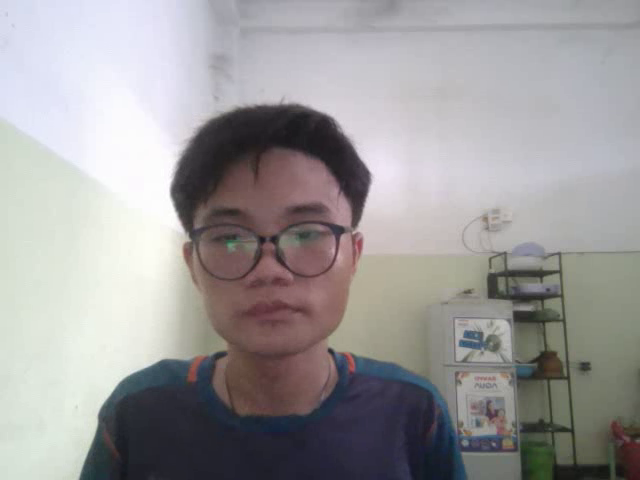
#> input picture frame 7 of data/raw_videos/a/a_0001.mp4, 640 x 480 px, given in place of the camera
$ python record_samples.py
#> lines starting #> are read from the running program, lines starting #| are printed output that depends on the picture; after the words box and inside, x2 and y2 are one past the last pixel; in counts of white or black regions, pixels touching at a corner belong together
"""
record_samples.py — Thu thập video mẫu từ webcam cho từng ký hiệu tay.

Cách dùng:
    python src/record_samples.py

Điều khiển:
    SPACE  → Bắt đầu / Dừng quay
    N      → Chuyển sang nhãn tiếp theo
    P      → Quay lại nhãn trước
    Q      → Thoát
    R      → Xem lại danh sách nhãn còn thiếu

Mỗi video được lưu tự động vào raw_videos/<label>/ khi bạn nhấn SPACE lần 2.
"""

import cv2
import time
import sys
from pathlib import Path

sys.path.insert(0, str(Path(__file__).resolve().parent))
from config import RAW_DIR, SUPPORTED_VIDEO_EXTENSIONS

# =====================================================================
# Cấu hình
# =====================================================================
TARGET_PER_CLASS = 20       # Số video mục tiêu cho mỗi class
RECORD_SECONDS   = 2.5      # Độ dài mỗi video (giây)
FPS              = 30       # FPS ghi video
RESOLUTION       = (640, 480)

# Màu sắc giao diện
COLOR_RED    = (50, 50, 220)
COLOR_GREEN  = (50, 200, 50)
COLOR_YELLOW = (30, 200, 220)
COLOR_WHITE  = (230, 230, 230)
COLOR_GRAY   = (120, 120, 120)
COLOR_BG     = (30, 30, 30)


# =====================================================================
# Đếm số video hiện có trong mỗi thư mục
# =====================================================================
def count_existing(label: str) -> int:
    label_dir = RAW_DIR / label
    if not label_dir.exists():
        return 0
    count = 0
    for ext in SUPPORTED_VIDEO_EXTENSIONS:
        count += len(list(label_dir.glob(ext)))
    return count


def get_next_filename(label: str) -> Path:
    label_dir = RAW_DIR / label
    label_dir.mkdir(parents=True, exist_ok=True)
    existing = count_existing(label)
    return label_dir / f"{label}_{existing + 1:04d}.mp4"


# =====================================================================
# Vẽ UI lên frame
# =====================================================================
def draw_ui(frame, label, label_idx, total_labels, existing, target,
            recording, rec_elapsed, countdown, status_msg):
    H, W = frame.shape[:2]

    # Thanh trạng thái trên cùng
    cv2.rectangle(frame, (0, 0), (W, 70), COLOR_BG, -1)

    # Nhãn hiện tại
    pct = min(existing / target, 1.0)
    bar_w = int((W - 40) * pct)
    cv2.rectangle(frame, (20, 50), (W - 20, 62), (60, 60, 60), -1)
    bar_color = COLOR_GREEN if pct >= 1.0 else COLOR_YELLOW
    if bar_w > 0:
        cv2.rectangle(frame, (20, 50), (20 + bar_w, 62), bar_color, -1)

    label_text = f"[{label_idx + 1}/{total_labels}]  {label.upper()}"
    cv2.putText(frame, label_text, (20, 32),
                cv2.FONT_HERSHEY_DUPLEX, 0.9, COLOR_WHITE, 2)
    count_text = f"{existing}/{target} videos"
    cv2.putText(frame, count_text, (W - 160, 32),
                cv2.FONT_HERSHEY_SIMPLEX, 0.7, bar_color, 2)

    # Thanh dưới cùng
    cv2.rectangle(frame, (0, H - 80), (W, H), COLOR_BG, -1)

    if recording:
        # Thanh tiến trình quay
        prog = min(rec_elapsed / RECORD_SECONDS, 1.0)
        prog_w = int((W - 40) * prog)
        cv2.rectangle(frame, (20, H - 30), (W - 20, H - 18), (60, 60, 60), -1)
        if prog_w > 0:
            cv2.rectangle(frame, (20, H - 30), (20 + prog_w, H - 18), COLOR_RED, -1)

        secs_left = max(0, RECORD_SECONDS - rec_elapsed)
        rec_text = f"● ĐANG QUAY  {secs_left:.1f}s"
        cv2.putText(frame, rec_text, (20, H - 38),
                    cv2.FONT_HERSHEY_DUPLEX, 0.8, COLOR_RED, 2)
        # Vòng tròn nhấp nháy
        if int(time.time() * 2) % 2 == 0:
            cv2.circle(frame, (W - 30, H - 50), 10, COLOR_RED, -1)
    else:
        hint = "SPACE: Quay  |  N: Tiếp  |  P: Lùi  |  Q: Thoát"
        cv2.putText(frame, hint, (20, H - 45),
                    cv2.FONT_HERSHEY_SIMPLEX, 0.55, COLOR_GRAY, 1)
        if status_msg:
            cv2.putText(frame, status_msg, (20, H - 20),
                        cv2.FONT_HERSHEY_SIMPLEX, 0.6, COLOR_GREEN, 2)
        else:
            cv2.putText(frame, "Nhấn SPACE để bắt đầu quay", (20, H - 20),
                        cv2.FONT_HERSHEY_SIMPLEX, 0.65, COLOR_YELLOW, 1)

    # Countdown overlay trước khi quay
    if countdown > 0:
        overlay = frame.copy()
        cv2.rectangle(overlay, (0, 0), (W, H), (0, 0, 0), -1)
        cv2.addWeighted(overlay, 0.45, frame, 0.55, 0, frame)
        cd_text = str(countdown)
        (tw, th), _ = cv2.getTextSize(cd_text, cv2.FONT_HERSHEY_DUPLEX, 6, 8)
        cv2.putText(frame, cd_text,
                    ((W - tw) // 2, (H + th) // 2),
                    cv2.FONT_HERSHEY_DUPLEX, 6, COLOR_WHITE, 8)
        ready_text = f"Chuẩn bị ký hiệu:  {label.upper()}"
        (rw, _), _ = cv2.getTextSize(ready_text, cv2.FONT_HERSHEY_SIMPLEX, 0.9, 2)
        cv2.putText(frame, ready_text,
                    ((W - rw) // 2, H // 2 + 80),
                    cv2.FONT_HERSHEY_SIMPLEX, 0.9, COLOR_YELLOW, 2)

    return frame


# =====================================================================
# Main
# =====================================================================
def main():
    if not RAW_DIR.exists():
        print(f"[ERROR] Không tìm thấy thư mục: {RAW_DIR}")
        print("        Hãy tạo raw_videos/ và các thư mục nhãn trước.")
        return

    # Lấy danh sách nhãn từ thư mục con
    labels = sorted([d.name for d in RAW_DIR.iterdir() if d.is_dir()])
    if not labels:
        print("[ERROR] Chưa có thư mục nhãn nào trong raw_videos/")
        return

    print(f"\n{'='*55}")
    print("  THU THẬP DỮ LIỆU VIDEO - VSL RECOGNITION")
    print(f"{'='*55}")
    print(f"  Mục tiêu     : {TARGET_PER_CLASS} video / class")
    print(f"  Độ dài video : {RECORD_SECONDS}s mỗi clip")
    print(f"  Tổng nhãn    : {len(labels)}")
    print(f"{'='*55}")

    # Hiện trạng
    counts = {lb: count_existing(lb) for lb in labels}
    done   = [lb for lb in labels if counts[lb] >= TARGET_PER_CLASS]
    todo   = [lb for lb in labels if counts[lb] < TARGET_PER_CLASS]
    print(f"\n  Đã đủ ({len(done)}): {', '.join(done) if done else 'chưa có'}")
    print(f"  Cần thêm ({len(todo)}): {', '.join(todo)}\n")

    # Mở webcam
    cap = cv2.VideoCapture(0)
    if not cap.isOpened():
        print("[ERROR] Không thể mở webcam.")
        return
    cap.set(cv2.CAP_PROP_FRAME_WIDTH,  RESOLUTION[0])
    cap.set(cv2.CAP_PROP_FRAME_HEIGHT, RESOLUTION[1])
    cap.set(cv2.CAP_PROP_FPS, FPS)

    label_idx  = 0
    recording  = False
    writer     = None
    rec_start  = 0.0
    countdown  = 0
    cd_start   = 0.0
    status_msg = ""
    status_ts  = 0.0

    print("Webcam đã mở. Nhấn SPACE để bắt đầu quay, Q để thoát.")
    cv2.namedWindow("VSL - Thu thập dữ liệu", cv2.WINDOW_NORMAL)
    cv2.resizeWindow("VSL - Thu thập dữ liệu", RESOLUTION[0], RESOLUTION[1])

    while True:
        ret, frame = cap.read()
#> frame is the input picture: shape (480, 640, 3); mean B, G, R 154.9, 154.3, 156.7
        if not ret:
            print("[ERROR] Không đọc được frame từ webcam.")
            break

        frame = cv2.flip(frame, 1)  # Mirror
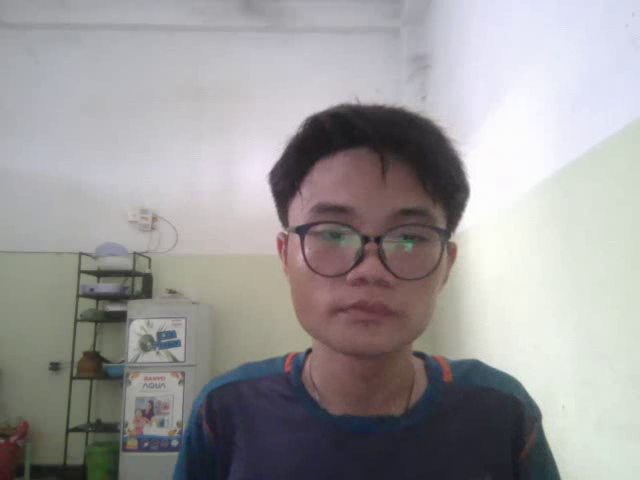
#> frame: shape (480, 640, 3); mean B, G, R 154.9, 154.3, 156.7
        label   = labels[label_idx]
        existing = count_existing(label)

        # Xử lý countdown trước khi quay
        if countdown > 0:
            elapsed_cd = time.time() - cd_start
            remaining  = 3 - int(elapsed_cd)
            if remaining <= 0:
                countdown = 0
                # Bắt đầu quay thật sự
                recording = True
                rec_start = time.time()
                save_path = get_next_filename(label)
                fourcc = cv2.VideoWriter_fourcc(*"mp4v")
                writer = cv2.VideoWriter(
                    str(save_path), fourcc, FPS, RESOLUTION
                )
                print(f"  [REC] Bắt đầu quay → {save_path.name}")
            else:
                countdown = remaining

        # Quay video
        if recording:
            writer.write(frame)
            rec_elapsed = time.time() - rec_start
            if rec_elapsed >= RECORD_SECONDS:
                # Tự động dừng
                recording = False
                writer.release()
                writer = None
                new_count = count_existing(label)
                status_msg = f"✓ Đã lưu video #{new_count} cho '{label}'"
                status_ts  = time.time()
                print(f"  [OK]  {label} → {new_count}/{TARGET_PER_CLASS} video")

                # Tự động sang nhãn kế nếu đủ rồi
                if new_count >= TARGET_PER_CLASS and label_idx < len(labels) - 1:
                    label_idx += 1
                    status_msg = f"'{label}' đủ {TARGET_PER_CLASS} video! Chuyển → '{labels[label_idx]}'"
                    print(f"\n  >> Đủ video cho '{label}', chuyển sang '{labels[label_idx]}'")
        else:
            rec_elapsed = 0.0

        # Ẩn status sau 3 giây
        if status_msg and time.time() - status_ts > 3:
            status_msg = ""

        # Vẽ UI
        display = draw_ui(
            frame.copy(), label, label_idx, len(labels),
            count_existing(label), TARGET_PER_CLASS,
            recording, rec_elapsed, countdown, status_msg,
        )
#> in draw_ui, `cv2.rectangle(frame, (0, 0), (W, 70), COLOR_BG, -1)`:
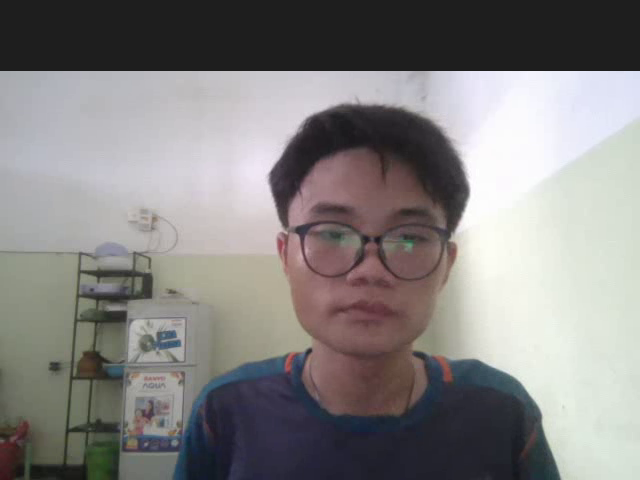
#> frame: shape (480, 640, 3); mean of channels 0, 1, 2 129.7, 130.5, 132.9; drawn as B, G, R
#> in draw_ui, `cv2.rectangle(frame, (20, 50), (W - 20, 62), (60, 60, 60), -1)`: frame: shape (480, 640, 3); 2.54% of pixels changed, all inside (x1, y1, x2, y2) = (20, 50, 621, 63)
#> in draw_ui, `cv2.putText(frame, "Nhấn SPACE để bắt đầu quay", (20, H - 20), cv2.FON..`:
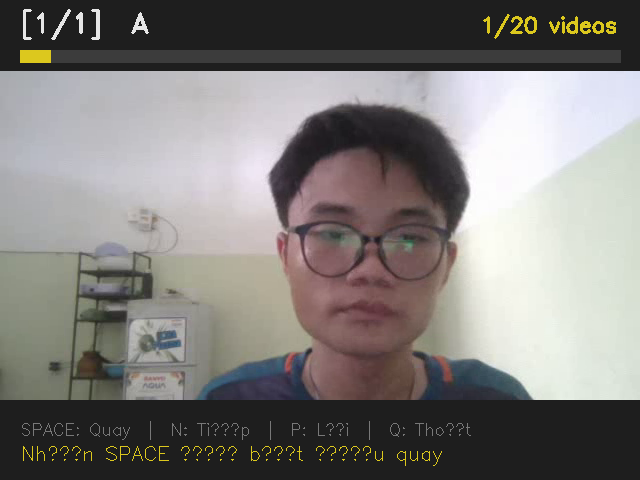
#> frame: shape (480, 640, 3); mean of channels 0, 1, 2 122, 124.4, 127.3; drawn as B, G, R
        cv2.imshow("VSL - Thu thập dữ liệu", display)

        # Xử lý phím
        key = cv2.waitKey(1) & 0xFF
#> (key q is pressed here)

        if key == ord('q') or key == ord('Q'):
            print("\n[INFO] Đã thoát.")
            break

        elif key == ord(' '):  # SPACE
            if not recording and countdown == 0:
                # Bắt đầu đếm ngược 3 giây
                countdown = 3
                cd_start  = time.time()
                print(f"\n  >> Chuẩn bị quay '{label}'... (3s)")

        elif key == ord('n') or key == ord('N'):
            if not recording:
                label_idx = (label_idx + 1) % len(labels)
                status_msg = f"Chuyển sang: {labels[label_idx].upper()}"
                status_ts  = time.time()

        elif key == ord('p') or key == ord('P'):
            if not recording:
                label_idx = (label_idx - 1) % len(labels)
                status_msg = f"Chuyển sang: {labels[label_idx].upper()}"
                status_ts  = time.time()

        elif key == ord('r') or key == ord('R'):
            if not recording:
                print("\n  --- Trạng thái hiện tại ---")
                for lb in labels:
                    c   = count_existing(lb)
                    bar = "█" * c + "░" * max(0, TARGET_PER_CLASS - c)
                    tag = " ✓" if c >= TARGET_PER_CLASS else f" ({TARGET_PER_CLASS - c} còn thiếu)"
                    print(f"  {lb:10s} [{bar}] {c:2d}/{TARGET_PER_CLASS}{tag}")
                print()

    # Dọn dẹp
    if writer:
        writer.release()
    cap.release()
    cv2.destroyAllWindows()

    # Tổng kết
    print(f"\n{'='*55}")
    print("  TỔNG KẾT")
    print(f"{'='*55}")
    total = 0
    for lb in labels:
        c   = count_existing(lb)
        total += c
        tag = "✓ ĐỦ" if c >= TARGET_PER_CLASS else f"⚠ còn thiếu {TARGET_PER_CLASS - c}"
        print(f"  {lb:12s}: {c:3d} videos  [{tag}]")
    print(f"{'='*55}")
    print(f"  Tổng: {total} videos trên {len(labels)} nhãn")
    done2 = sum(1 for lb in labels if count_existing(lb) >= TARGET_PER_CLASS)
    print(f"  Nhãn đủ data: {done2}/{len(labels)}")

    if done2 == len(labels):
        print("\n  ✓ Đủ data! Bước tiếp theo:")
        print("    python src/extract_data.py")
        print("    python src/train.py")
    else:
        print(f"\n  ⚠ Còn {len(labels) - done2} nhãn chưa đủ. Chạy lại script để quay thêm.")


if __name__ == "__main__":
    main()

$ run again, starting later in the video
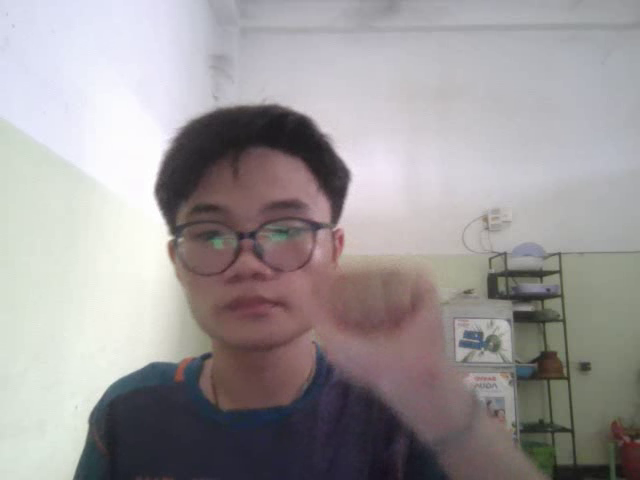
#> input picture frame 33 of data/raw_videos/a/a_0001.mp4, 640 x 480 px, given in place of the camera
#> in main, frame is the input picture: shape (480, 640, 3); mean B, G, R 154.1, 153, 157.6
#> in draw_ui, `cv2.rectangle(frame, (0, 0), (W, 70), COLOR_BG, -1)`:
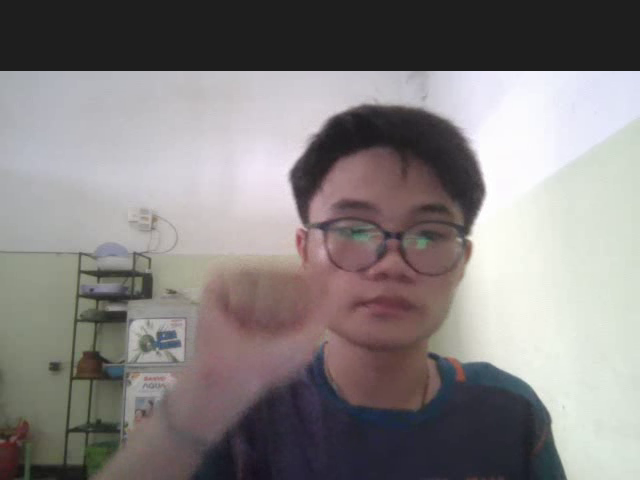
#> frame: shape (480, 640, 3); mean of channels 0, 1, 2 128.9, 129.2, 133.8; drawn as B, G, R
#> in draw_ui, `cv2.putText(frame, "Nhấn SPACE để bắt đầu quay", (20, H - 20), cv2.FON..`:
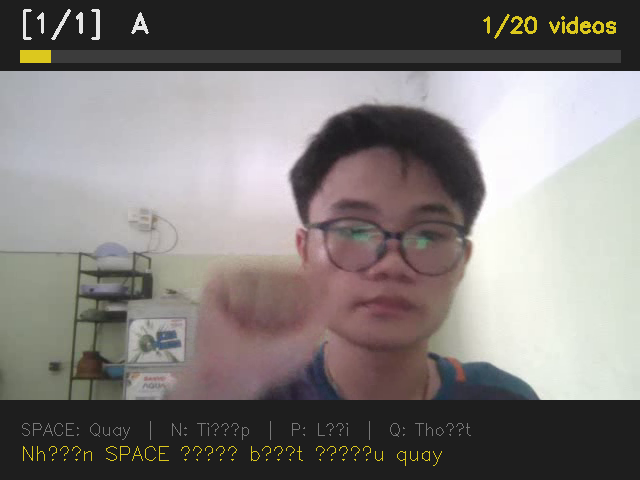
#> frame: shape (480, 640, 3); mean of channels 0, 1, 2 121.4, 123.2, 127.8; drawn as B, G, R

$ run again, starting later in the video
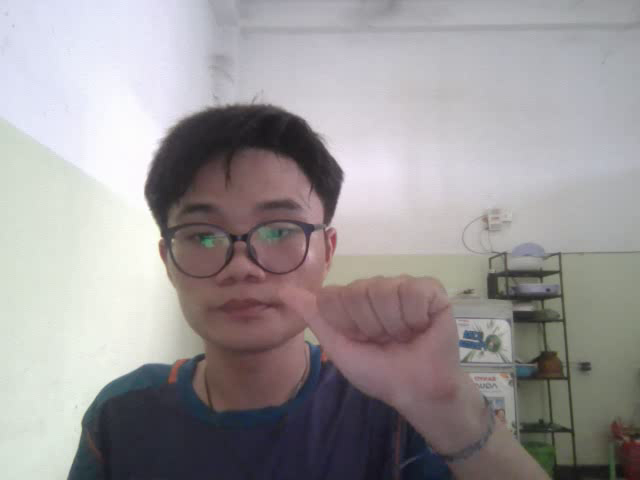
#> input picture frame 60 of data/raw_videos/a/a_0001.mp4, 640 x 480 px, given in place of the camera
#> in main, frame is the input picture: shape (480, 640, 3); mean B, G, R 153.1, 151.8, 156.3
#> in draw_ui, `cv2.rectangle(frame, (0, 0), (W, 70), COLOR_BG, -1)`:
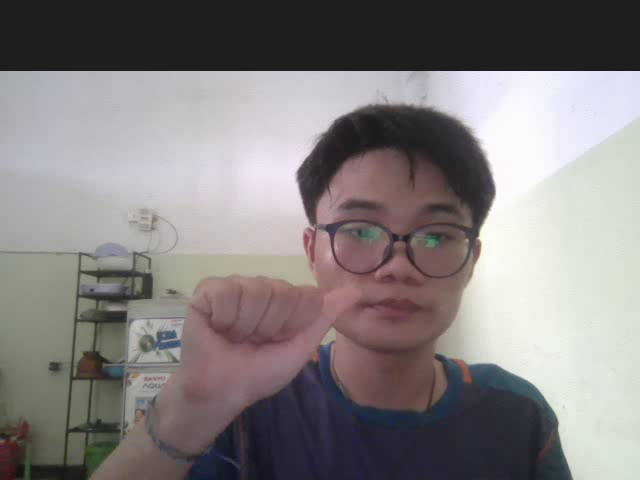
#> frame: shape (480, 640, 3); mean of channels 0, 1, 2 128, 128, 132.6; drawn as B, G, R
#> in draw_ui, `cv2.putText(frame, "Nhấn SPACE để bắt đầu quay", (20, H - 20), cv2.FON..`:
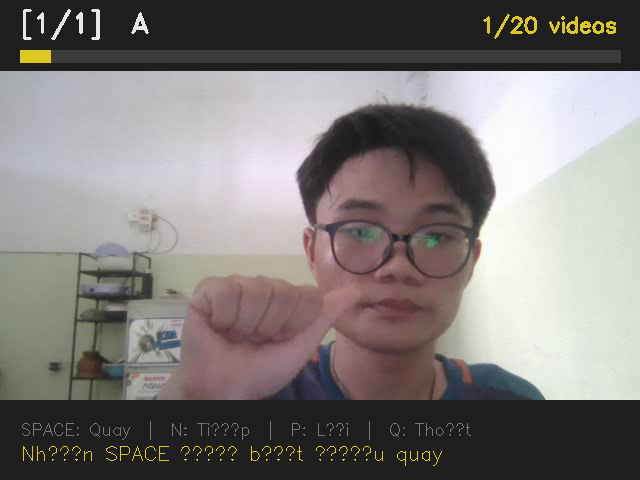
#> frame: shape (480, 640, 3); mean of channels 0, 1, 2 120.8, 122.5, 127.1; drawn as B, G, R
